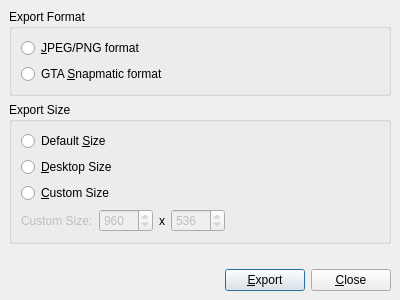
<?xml version="1.0" encoding="UTF-8"?>
<ui version="4.0">
 <class>ExportDialog</class>
 <widget class="QDialog" name="ExportDialog">
  <property name="geometry">
   <rect>
    <x>0</x>
    <y>0</y>
    <width>400</width>
    <height>300</height>
   </rect>
  </property>
  <property name="windowTitle">
   <string>Dialog</string>
  </property>
  <layout class="QVBoxLayout" name="vlExport">
   <property name="leftMargin">
    <number>0</number>
   </property>
   <property name="topMargin">
    <number>0</number>
   </property>
   <property name="rightMargin">
    <number>0</number>
   </property>
   <property name="bottomMargin">
    <number>0</number>
   </property>
   <item>
    <widget class="QStackedWidget" name="swExport">
     <property name="sizePolicy">
      <sizepolicy hsizetype="Expanding" vsizetype="Expanding">
       <horstretch>0</horstretch>
       <verstretch>0</verstretch>
      </sizepolicy>
     </property>
     <widget class="QWidget" name="pageSnapmatic">
      <layout class="QVBoxLayout" name="vlSnapmatic">
       <item>
        <widget class="QGroupBox" name="gbSnapmaticFormat">
         <property name="title">
          <string>Export Format</string>
         </property>
         <layout class="QVBoxLayout" name="verticalLayout">
          <item>
           <widget class="QRadioButton" name="rbSystemPicture">
            <property name="text">
             <string>&amp;JPEG/PNG format</string>
            </property>
           </widget>
          </item>
          <item>
           <widget class="QRadioButton" name="rbSnapmaticPicture">
            <property name="text">
             <string>GTA &amp;Snapmatic format</string>
            </property>
           </widget>
          </item>
         </layout>
        </widget>
       </item>
       <item>
        <widget class="QGroupBox" name="gbSnapmaticResolution">
         <property name="title">
          <string>Export Size</string>
         </property>
         <layout class="QVBoxLayout" name="verticalLayout_2">
          <item>
           <widget class="QRadioButton" name="rbSnapmaticDefaultSize">
            <property name="text">
             <string>Default &amp;Size</string>
            </property>
           </widget>
          </item>
          <item>
           <widget class="QRadioButton" name="rbSnapmaticDesktopSize">
            <property name="text">
             <string>&amp;Desktop Size</string>
            </property>
           </widget>
          </item>
          <item>
           <widget class="QRadioButton" name="rbSnapmaticCustomSize">
            <property name="text">
             <string>&amp;Custom Size</string>
            </property>
           </widget>
          </item>
          <item>
           <layout class="QHBoxLayout" name="hlSnapmaticResolution">
            <item>
             <widget class="QLabel" name="labSnapmaticResolutionSize">
              <property name="enabled">
               <bool>false</bool>
              </property>
              <property name="text">
               <string>Custom Size:</string>
              </property>
             </widget>
            </item>
            <item>
             <widget class="QSpinBox" name="sbSnapmaticResoulutionWidth">
              <property name="enabled">
               <bool>false</bool>
              </property>
              <property name="minimum">
               <number>1</number>
              </property>
              <property name="maximum">
               <number>3840</number>
              </property>
              <property name="value">
               <number>960</number>
              </property>
             </widget>
            </item>
            <item>
             <widget class="QLabel" name="labSnapmaticResolutionSizeX">
              <property name="text">
               <string>x</string>
              </property>
             </widget>
            </item>
            <item>
             <widget class="QSpinBox" name="sbSnapmaticResoulutionHeight">
              <property name="enabled">
               <bool>false</bool>
              </property>
              <property name="minimum">
               <number>1</number>
              </property>
              <property name="maximum">
               <number>2160</number>
              </property>
              <property name="value">
               <number>536</number>
              </property>
             </widget>
            </item>
            <item>
             <spacer name="hsSnapmaticResolution">
              <property name="orientation">
               <enum>Qt::Horizontal</enum>
              </property>
              <property name="sizeHint" stdset="0">
               <size>
                <width>0</width>
                <height>0</height>
               </size>
              </property>
             </spacer>
            </item>
           </layout>
          </item>
         </layout>
        </widget>
       </item>
       <item>
        <spacer name="vsSnapmatic">
         <property name="orientation">
          <enum>Qt::Vertical</enum>
         </property>
         <property name="sizeHint" stdset="0">
          <size>
           <width>0</width>
           <height>0</height>
          </size>
         </property>
        </spacer>
       </item>
       <item>
        <layout class="QHBoxLayout" name="hlSnapmaticButtons">
         <item>
          <spacer name="hsSnapmaticButtons">
           <property name="orientation">
            <enum>Qt::Horizontal</enum>
           </property>
           <property name="sizeHint" stdset="0">
            <size>
             <width>0</width>
             <height>0</height>
            </size>
           </property>
          </spacer>
         </item>
         <item>
          <widget class="QPushButton" name="cmdSnapmaticExport">
           <property name="sizePolicy">
            <sizepolicy hsizetype="Minimum" vsizetype="Minimum">
             <horstretch>0</horstretch>
             <verstretch>0</verstretch>
            </sizepolicy>
           </property>
           <property name="text">
            <string>&amp;Export</string>
           </property>
          </widget>
         </item>
         <item>
          <widget class="QPushButton" name="cmdSnapmaticClose">
           <property name="sizePolicy">
            <sizepolicy hsizetype="Minimum" vsizetype="Minimum">
             <horstretch>0</horstretch>
             <verstretch>0</verstretch>
            </sizepolicy>
           </property>
           <property name="text">
            <string>&amp;Close</string>
           </property>
          </widget>
         </item>
        </layout>
       </item>
      </layout>
     </widget>
     <widget class="QWidget" name="pageSavegame"/>
    </widget>
   </item>
  </layout>
 </widget>
 <resources/>
 <connections/>
</ui>
